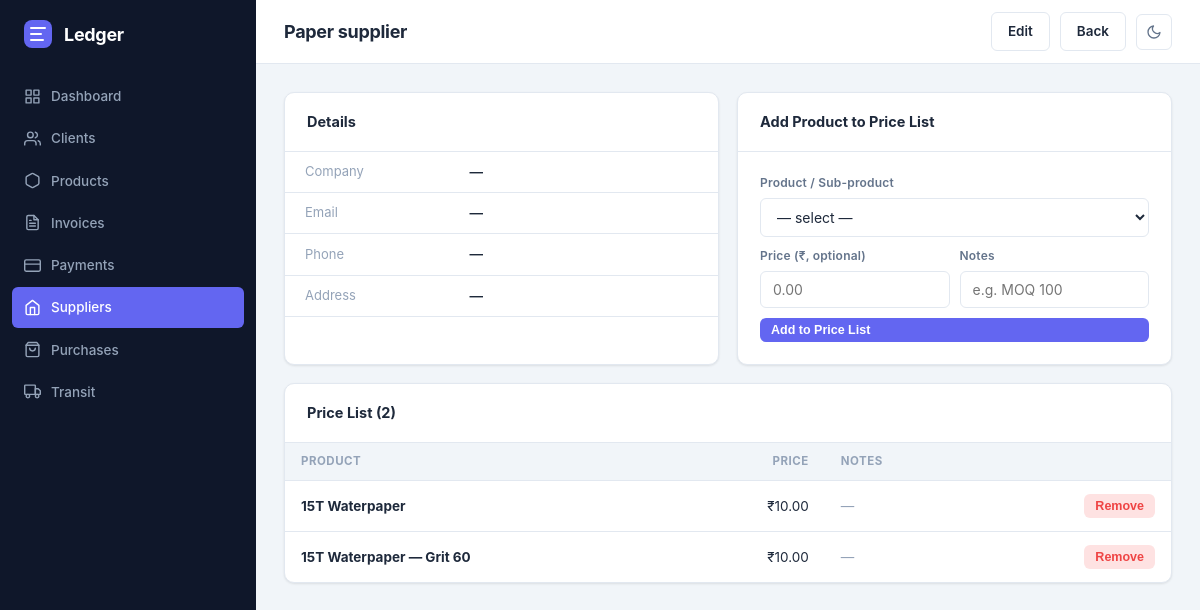
The page /suppliers/1 on the database its author committed.
### tables this page shows
CREATE TABLE suppliers (
            id         INTEGER PRIMARY KEY AUTOINCREMENT,
            name       TEXT NOT NULL,
            company    TEXT,
            email      TEXT,
            phone      TEXT,
            address    TEXT,
            notes      TEXT,
            is_active  INTEGER DEFAULT 1,
            created_at TIMESTAMP DEFAULT CURRENT_TIMESTAMP
        );

CREATE TABLE supplier_products (
            id             INTEGER PRIMARY KEY AUTOINCREMENT,
            supplier_id    INTEGER NOT NULL,
            product_id     INTEGER,
            sub_product_id INTEGER,
            price          REAL,
            notes          TEXT,
            FOREIGN KEY (supplier_id)    REFERENCES suppliers(id) ON DELETE CASCADE,
            FOREIGN KEY (product_id)     REFERENCES products(id) ON DELETE CASCADE,
            FOREIGN KEY (sub_product_id) REFERENCES sub_products(id) ON DELETE CASCADE
        );

### app/routes/suppliers.py (the view)
@bp.route("/<int:supplier_id>")
def detail(supplier_id):
    supplier = supplier_service.get_supplier(supplier_id)
    if not supplier:
        flash("Supplier not found.", "error")
        return redirect(url_for("suppliers.list_suppliers"))
    sp_list  = supplier_service.get_supplier_products(supplier_id)
    products = product_service.get_all_products(active_only=False)
    choices = []
    for p in products:
        choices.append({"id": p["id"], "sub_id": None,
                        "label": p["name"] + (f" [{p['sku']}]" if p["sku"] else "")})
        for s in product_service.get_sub_products(p["id"]):
            choices.append({"id": p["id"], "sub_id": s["id"],
                            "label": f"{p['name']} — {s['name']}" +
                                     (f" [{s['sku']}]" if s["sku"] else "")})
    return render_template("suppliers/detail.html",
                           supplier=supplier, sp_list=sp_list, choices=choices)

### app/__init__.py (called while the page is built, shortened)
def _format_inr(value):
    try:
        num = float(value or 0)
    except (TypeError, ValueError):
        num = 0.0
    negative = num < 0
    integer_part, decimal_part = f"{abs(num):.2f}".split(".")
    if len(integer_part) <= 3:
        formatted = integer_part
    result = f"₹{formatted}.{decimal_part}"
    return f"-{result}" if negative else result

### app/database.py (called while the page is built)
def get_db(app=None):
    from flask import current_app
    _app = app or current_app
    if "db" not in g:
        g.db = sqlite3.connect(_app.config["DATABASE"])
        g.db.row_factory = sqlite3.Row
        g.db.execute("PRAGMA foreign_keys = ON")
    return g.db

### app/services/product_service.py (called while the page is built)
def get_all_products(active_only=False):
    q = """SELECT p.*, c.name AS category_name
           FROM products p LEFT JOIN categories c ON p.category_id = c.id"""
    if active_only:
        q += " WHERE p.is_active=1"
    q += " ORDER BY c.name, p.name"
    return get_db().execute(q).fetchall()

def get_sub_products(product_id):
    return get_db().execute(
        "SELECT * FROM sub_products WHERE product_id=? ORDER BY name",
        (product_id,),
    ).fetchall()

### app/services/supplier_service.py (called while the page is built)
def get_supplier(supplier_id):
    return get_db().execute(
        "SELECT * FROM suppliers WHERE id=?", (supplier_id,)
    ).fetchone()

def get_supplier_products(supplier_id):
    return get_db().execute(
        """SELECT sp.*,
                  COALESCE(p.name, sub.name) AS item_name,
                  CASE WHEN sp.sub_product_id IS NOT NULL
                       THEN par.name || ' — ' || sub.name
                       ELSE p.name END AS display_name,
                  p.unit_price AS default_price
           FROM supplier_products sp
           LEFT JOIN products p   ON sp.product_id = p.id
           LEFT JOIN sub_products sub ON sp.sub_product_id = sub.id
           LEFT JOIN products par ON sub.product_id = par.id
           WHERE sp.supplier_id=?
           ORDER BY display_name""",
        (supplier_id,),
    ).fetchall()

### app/templates/suppliers/detail.html (shortened to what this page needs)
{% extends "base.html" %}
{% block page_title %}{{ supplier.name }}{% endblock %}
{% block topbar_actions %}
  <a href="{{ url_for('suppliers.edit_supplier', supplier_id=supplier.id) }}" class="btn btn-secondary">Edit</a>
  <a href="{{ url_for('suppliers.list_suppliers') }}" class="btn btn-secondary">Back</a>
{% endblock %}
{% block content %}
<div style="display:grid;grid-template-columns:1fr 1fr;gap:18px;margin-bottom:18px">
  <div class="card">
    <div class="card-header"><span class="card-title">Details</span></div>
    <div class="card-body" style="padding:0">
      <table style="width:100%;border-collapse:collapse">
        {% macro row(l,v) %}<tr><td style="padding:10px 20px;color:var(--text-muted);font-size:13px;width:38%;border-bottom:1px solid var(--border)">{{ l }}</td><td style="padding:10px 20px;font-weight:600;border-bottom:1px solid var(--border)">{{ v or '—' }}</td></tr>{% endmacro %}
        {{ row('Company', supplier.company) }}
        {{ row('Email',   supplier.email) }}
        {{ row('Phone',   supplier.phone) }}
        {{ row('Address', supplier.address) }}
      </table>
    </div>
  </div>
  <div class="card">
    <div class="card-header"><span class="card-title">Add Product to Price List</span></div>
    <div class="card-body">
      <form method="post" action="{{ url_for('suppliers.add_product', supplier_id=supplier.id) }}">
        <div class="form-group" style="margin-bottom:10px">
          <label style="font-size:12px">Product / Sub-product</label>
          <select name="product_id" id="productSel" onchange="updateSubId(this)" style="width:100%">
            <option value="">— select —</option>
          </select>
        </div>
        <div style="display:grid;grid-template-columns:1fr 1fr;gap:10px;margin-bottom:10px">
          <div class="form-group" style="margin:0">
            <label style="font-size:12px">Price (₹, optional)</label>
            <input type="number" name="price" step="0.01" min="0" placeholder="0.00">
          </div>
          <div class="form-group" style="margin:0">
            <label style="font-size:12px">Notes</label>
            <input type="text" name="notes" placeholder="e.g. MOQ 100">
          </div>
        </div>
        <button class="btn btn-primary btn-sm" style="width:100%">Add to Price List</button>
      </form>
    </div>
  </div>
</div>
<div class="card">
  <div class="card-header"><span class="card-title">Price List ({{ sp_list|length }})</span></div>
  {% if sp_list %}
  <div class="table-wrap">
    <table>
      <thead><tr><th>Product</th><th style="text-align:right">Price</th><th>Notes</th><th></th></tr></thead>
      <tbody>
        {% for sp in sp_list %}
        <tr>
          <td class="fw-700">{{ sp.display_name }}</td>
          <td style="text-align:right">{% if sp.price %}{{ sp.price|inr }}{% else %}<span class="muted">—</span>{% endif %}</td>
          <td class="muted">{{ sp.notes or '—' }}</td>
          <td style="text-align:right">
            <form method="post" action="{{ url_for('suppliers.remove_product', supplier_id=supplier.id, sp_id=sp.id) }}"
                  style="display:inline" onsubmit="return confirm('Remove from price list?')">
              <button class="btn btn-danger btn-sm">Remove</button>
            </form>
          </td>
        </tr>
        {% endfor %}
      </tbody>
    </table>
  </div>
  {% else %}
  <div class="empty-state" style="padding:30px"><p>No products linked yet.</p></div>
  {% endif %}
</div>
{% endblock %}

### app/static/css/main.css (style rules this page uses)
*, *::before, *::after { box-sizing: border-box; margin: 0; padding: 0; }
:root { --bg: #F1F5F9; --surface: #FFFFFF; --sidebar-bg: #0F172A; --sidebar-text:#94A3B8; --sidebar-hover:#1E293B; --accent: #6366F1; --accent-hover:#4F46E5; --accent-light:#EEF2FF; --success: #10B981; --success-light:#D1FAE5; --warning: #F59E0B; --warning-light:#FEF3C7; --danger: #EF4444; --danger-light:#FEE2E2; --info: #3B82F6; --info-light: #DBEAFE; --text-primary:#1E293B; --text-secondary:#64748B; --text-muted: #94A3B8; --border: #E2E8F0; --border-focus:#6366F1; --radius: 10px; --radius-sm: 6px; --radius-lg: 14px; --shadow-sm: 0 1px 3px rgba(0,0,0,.06), 0 1px 2px rgba(0,0,0,.04); --shadow: 0 4px 6px -1px rgba(0,0,0,.07), 0 2px 4px -1px rgba(0,0,0,.04); --shadow-md: 0 10px 15px -3px rgba(0,0,0,.08), 0 4px 6px -2px rgba(0,0,0,.04); --sidebar-w: 256px; --topbar-h: 64px; --font: -apple-system, BlinkMacSystemFont, 'Segoe UI', Roboto, 'Helvetica Neue', Arial, sans-serif; }
html, body { height: 100%; }
body { font-family: var(--font); background: var(--bg); color: var(--text-primary); display: flex; font-size: 14px; line-height: 1.5; }
.btn { display: inline-flex; align-items: center; gap: 7px; padding: 8px 16px; border-radius: var(--radius-sm); font-size: 13.5px; font-weight: 600; cursor: pointer; border: none; text-decoration: none; transition: background .15s, box-shadow .15s, transform .1s; white-space: nowrap; }
.btn-primary { background: var(--accent); color: #fff; }
.btn-secondary { background: var(--surface); color: var(--text-primary); border: 1px solid var(--border); }
.btn-danger { background: var(--danger-light); color: var(--danger); }
.btn-sm { padding: 5px 11px; font-size: 12.5px; }
.card { background: var(--surface); border: 1px solid var(--border); border-radius: var(--radius); box-shadow: var(--shadow-sm); }
.card-header { display: flex; align-items: center; justify-content: space-between; padding: 18px 22px; border-bottom: 1px solid var(--border); }
.card-title { font-size: 14.5px; font-weight: 700; color: var(--text-primary); }
.card-body { padding: 22px; }
.table-wrap { overflow-x: auto; }
table { width: 100%; border-collapse: collapse; }
thead th { padding: 10px 16px; text-align: left; font-size: 11.5px; font-weight: 700; text-transform: uppercase; letter-spacing: .5px; color: var(--text-muted); border-bottom: 1px solid var(--border); background: var(--bg); }
tbody tr { transition: background .1s; }
tbody td { padding: 13px 16px; font-size: 13.5px; color: var(--text-primary); border-bottom: 1px solid var(--border); vertical-align: middle; }
tbody tr:last-child td { border-bottom: none; }
td.muted { color: var(--text-muted); }
.form-group { display: flex; flex-direction: column; gap: 6px; }
label { font-size: 12.5px; font-weight: 600; color: var(--text-secondary); letter-spacing: .2px; }
input, select, textarea { padding: 9px 12px; border: 1.5px solid var(--border); border-radius: var(--radius-sm); font-size: 14px; font-family: var(--font); color: var(--text-primary); background: var(--surface); transition: border-color .15s, box-shadow .15s; width: 100%; }
select { cursor: pointer; }
.fw-700 { font-weight: 700; }

### rows shown on the page
suppliers: name "Paper supplier"
supplier_products: display_name "15T Waterpaper", price|inr "₹10.00", notes "—"
supplier_products: display_name "15T Waterpaper — Grit 60", price|inr "₹10.00", notes "—"

### other values the page prints
{{ l }} "Company Email Phone Address"
{{ v or '—' }} "— — — —"
{{ sp_list|length }} "2"
